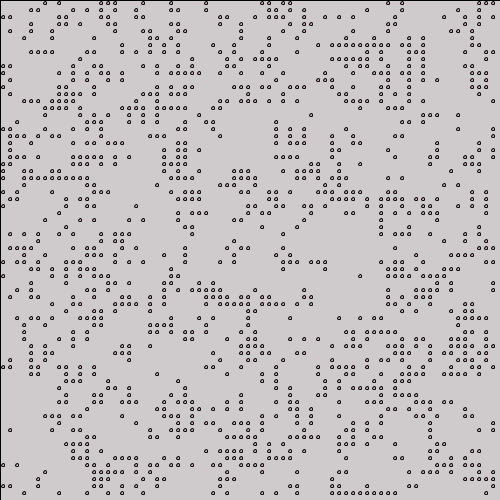
Frame 1 (no input)
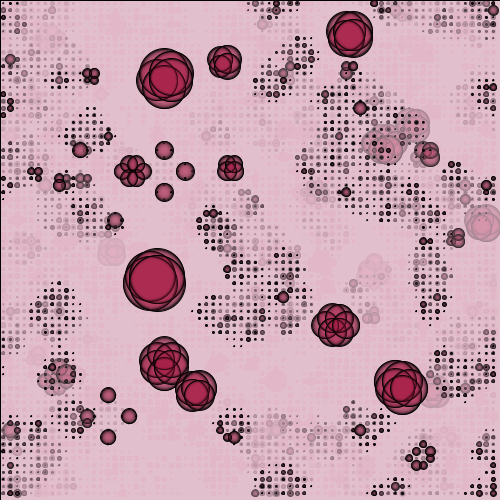
Frame 60 (the mouse pressed at the canvas centre just before this capture)
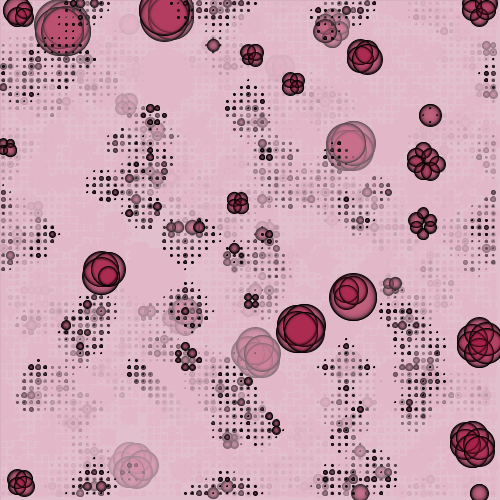
Frame 120 (the mouse held since frame 60 and released just before this capture)

The Processing sketch that drew these frames (run headless with seeded random() and noise(); from frame 60 on, the mouse is pressed at the canvas centre):

// Processing sketch: processing_48290
// ── processing_48290.pde


//class exercise based on Game of Life

//BASIC PROGRAM

Cell[][] _cellArray;
int _numX, _numY;


void setup() {
  size(500, 500);
  smooth();
  _numX = floor(width/_cellSize);
  _numY = floor(height/_cellSize);
  restart();
  frameRate (5);
  
}

void restart() {
  _cellArray = new Cell[_numX][_numY];
  for (int x = 0; x<_numX; x++) {
    for (int y = 0; y<_numY; y++) {
      Cell newCell = new Cell(x, y);
      _cellArray[x][y] = newCell;
    }
  }
  for (int x = 0; x < _numX; x++) {
    for (int y = 0; y < _numY; y++) {
      int above = y-1;
      int below = y+1;
      int left = x-1;
      int right = x+1;
      if (above < 0) { 
        above = _numY-1;
      }
      if (below == _numY) { 
        below = 0;
      }
      if (left < 0) { 
        left = _numX-1;
      }
      if (right == _numX) { 
        right = 0;
      }
      _cellArray[x][y].addNeighbor(_cellArray[left][above]);
      _cellArray[x][y].addNeighbor(_cellArray[left][y]);
      _cellArray[x][y].addNeighbor(_cellArray[left][below]);
      _cellArray[x][y].addNeighbor(_cellArray[x][below]);
      _cellArray[x][y].addNeighbor(_cellArray[right][below]);
      _cellArray[x][y].addNeighbor(_cellArray[right][y]);
      _cellArray[x][y].addNeighbor(_cellArray[right][above]);
      _cellArray[x][y].addNeighbor(_cellArray[x][above]);
    }
  }
}

void draw() {
  //background(200);
  fill (232,190,203,30);
  rect (0,0,width,height);
  for (int x = 0; x < _numX; x++) {
    for (int y = 0; y < _numY; y++) {
      _cellArray[x][y].calcNextState();
    }
  }
  translate(_cellSize/2, _cellSize/2);
  for (int x = 0; x < _numX; x++) {
    for (int y = 0; y < _numY; y++) {
      _cellArray[x][y].drawMe();
    }
  }
}

void mousePressed() {
  restart();
}


//CLASS
  
int _cellSize = 7;
class Cell {
  float x, y;
  boolean state;
  boolean nextState;
  int age; 
  Cell[] neighbors;
  Cell(float ex, float why) {
    x = ex * _cellSize;
    y = why * _cellSize;

    if (random(2) > 1) {
      nextState = true;
    } 
    else {
      nextState = false;
    }
    state = nextState;
    neighbors = new Cell[0];
  }


  void addNeighbor(Cell cell) {
    neighbors = (Cell[])append(neighbors, cell);
  }


  void calcNextState() {
    // to come
    int liveCount = 0;
       
    for (int i=0; i < neighbors.length; i++) {
      if (neighbors[i].state == true) {
        liveCount++;
      }
    }
    if (state == true) {
      if ((liveCount == 2) || (liveCount == 3)) {
        nextState = true;
      } 
      else {
        nextState = false;
      }
    } 
    else {
      if (liveCount == 3) {
        nextState = true;
      } 
      else {
        nextState = false;
      }
    }
  }

 
  void drawMe() {
 
    
    state = nextState;
    //stroke(0);
    if (state == true) {
      stroke(0);
      fill(160,16,62,30);
      age++;
    } 
    else {
      noStroke();
      fill(255,20);
      age=-2;
  
      
    }
    ellipse(x, y, _cellSize+age-5, _cellSize+age-5);
  }
}
